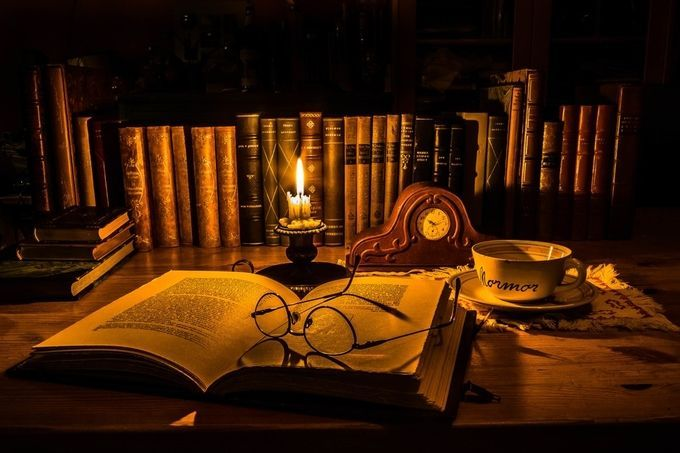
#> input picture Candlelight.jpeg, 680 x 453 px
$ python circle.py
#> lines starting #> are read from the running program, lines starting #| are printed output that depends on the picture
import cv2
img=cv2.imread('Candlelight.jpeg')
#> img is the input picture: shape (453, 680, 3); mean B, G, R 7.1, 28.5, 59.8
cv2.imshow('My Image',img)

circle=cv2.circle(img,(150,150),50,(255,0,0),-1)
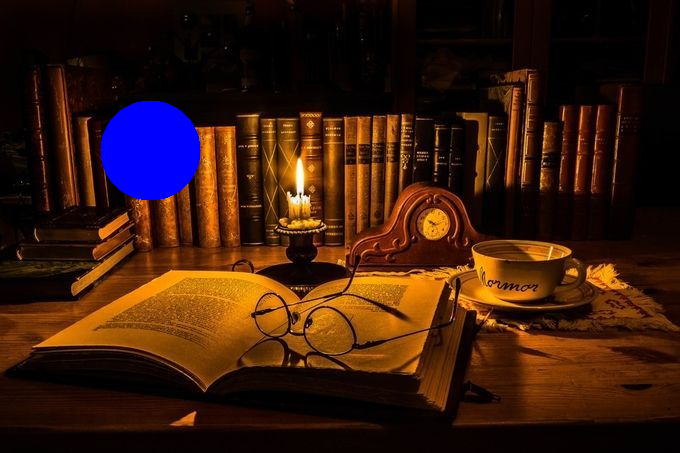
#> circle: shape (453, 680, 3); mean B, G, R 13.3, 27.5, 57.6
cv2.imshow('My Image',circle)
cv2.waitKey(0)
cv2.destroyAllWindows()
